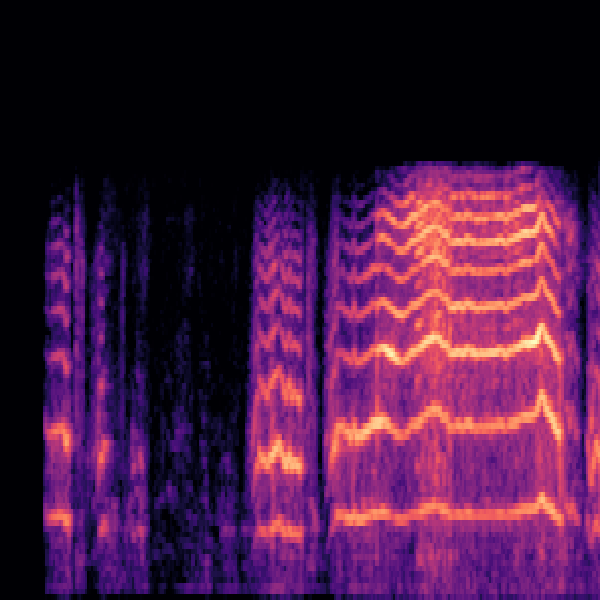
#> input picture notebooks/mel_spectrograms/belly_pain/549a46d8-9c84-430e-ade8-97eae2bef787-1430130772174-1.7-m-48-bp.png, 600 x 600 px; its folder holds only this picture in this run
$ jupyter execute --allow-errors mel-spectrogram.ipynb
#> lines starting #> are read from the running program, lines starting #| are printed output that depends on the picture
#> pass 2 of the loop `for class_name in CLASSES:`:
[cell 1]
import os
import librosa
import librosa.display
import numpy as np
import matplotlib.pyplot as plt

[cell 2]
RAW_DATA_PATH = "data/raw"
OUTPUT_PATH = "data/mel_spectrograms"

CLASSES = [
    "belly_pain",
    "burping",
    "discomfort",
    "hungry",
    "tired"
]

os.makedirs(OUTPUT_PATH, exist_ok=True)

[cell 3]
def save_mel_spectrogram(
    audio_path,
    save_path,
    sr,
    n_mels=60,
    n_fft=512,
    hop_length=160
):
    y, sr = librosa.load(audio_path, sr=sr, mono=True)

    mel = librosa.feature.melspectrogram(
        y=y,
        sr=sr,
        n_fft=n_fft,
        hop_length=hop_length,
        n_mels=n_mels
    )

    mel_db = librosa.power_to_db(mel, ref=np.max)

    plt.figure(figsize=(4, 4))
    librosa.display.specshow(
        mel_db,
        sr=sr,
        hop_length=hop_length,
        x_axis="time",
        y_axis="mel"
    )
    plt.axis("off")
    plt.tight_layout(pad=0)

    plt.savefig(save_path, dpi=150, bbox_inches="tight", pad_inches=0)
    plt.close()

#> (a cell that did not finish here is left out)

[cell 5]
from PIL import Image
import numpy as np

def mel_image_to_vector(
    image_path,
    img_size=(128, 128)
):
    """
    Convert Mel spectrogram image into a fixed-length vector
    using PIL (no OpenCV required).
    """
#> called with img_size = (128, 128)

    # Load image
    img = Image.open(image_path).convert("L")  # grayscale
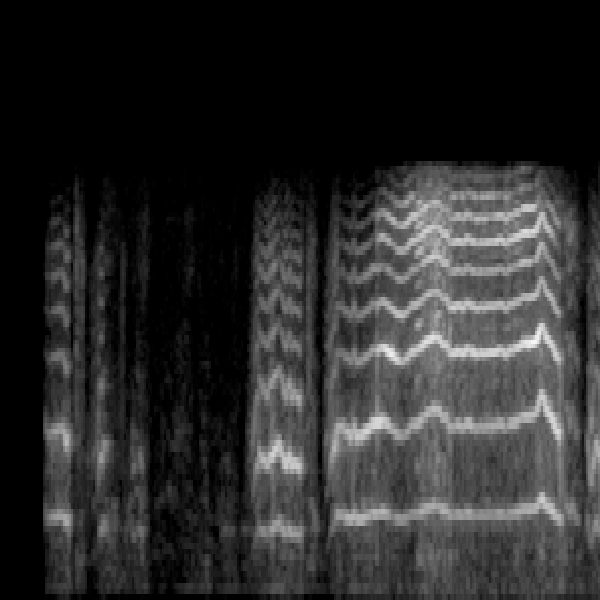
#> img: PIL image 600x600 L; min 0, max 246, mean 42.8

    # Resize
    img = img.resize(img_size)
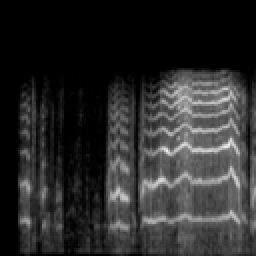
#> img: PIL image 128x128 L (shown 2 times larger); min 0, max 237, mean 42.8

    # Convert to numpy
    img_array = np.array(img)

    # Normalize
    img_array = img_array / 255.0

    # Flatten
    vector = img_array.flatten()
#> vector = 16384 values, max 0.929 at index 9683, min 0 at index 0, mean 0.168
#> pass 2 of the loop `for label, class_name in enumerate(CLASSES):`:
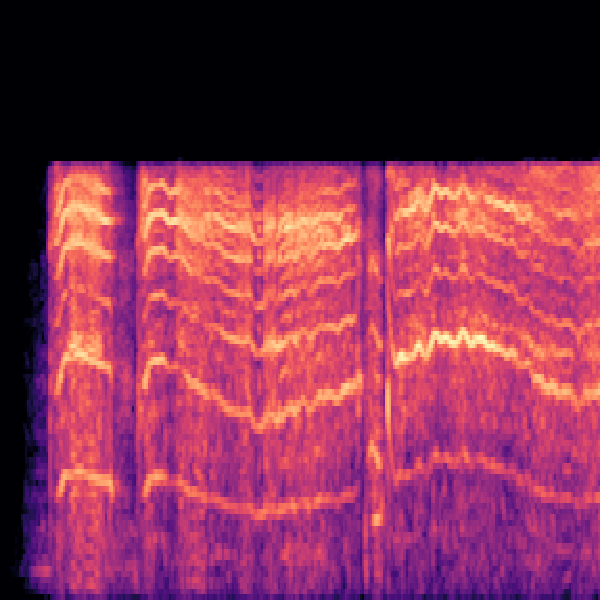
#> input picture notebooks/mel_spectrograms/burping/5afc6a14-a9d8-45f8-b31d-c79dd87cc8c6-1430757039803-1.7-m-48-bu.png, 600 x 600 px
#> in mel_image_to_vector (call 2), `img = Image.open(image_path).convert("L")`:
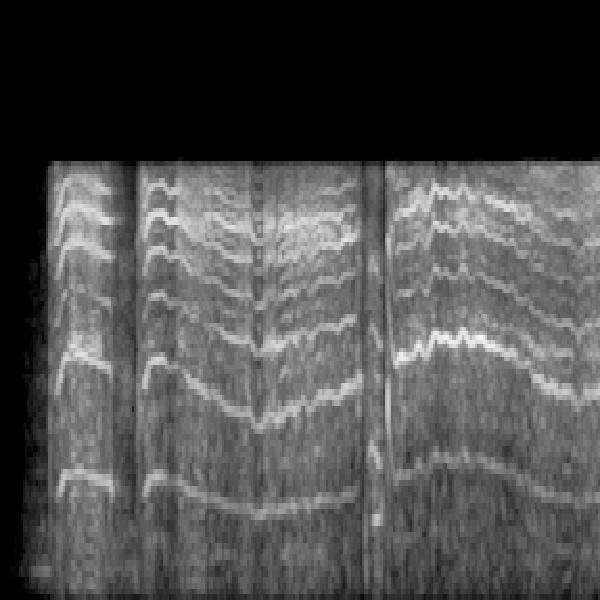
#> img: PIL image 600x600 L; min 0, max 246, mean 77.1
#> in mel_image_to_vector (call 2), `img = img.resize(img_size)`:
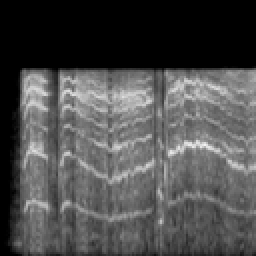
#> img: PIL image 128x128 L (shown 2 times larger); min 0, max 243, mean 77.1
#> in mel_image_to_vector (call 2), `vector = img_array.flatten()`: vector = 16384 values, max 0.953 at index 9318, min 0 at index 0, mean 0.302

    return vector

[cell 6]
import os

DATASET_PATH = "mel_spectrograms"

CLASSES = [
    "belly_pain",
    "burping",
    "discomfort",
    "hungry",
    "tired"
]

X = []
y = []

#> (the rest of this cell did not finish here and is left out)
